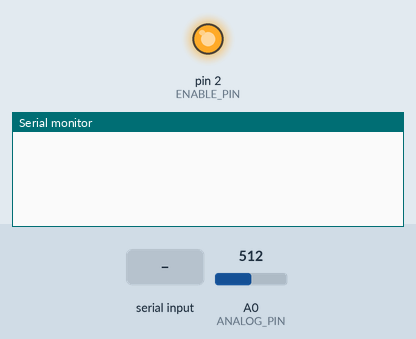
A sketch run on a simulated Arduino Uno, built with avr-gcc and run on an emulated ATmega328P. Shown: output pins drawn as LEDs (lit = HIGH), the last lines printed to the serial monitor. The test bench sets the inputs (shaded band); at power-on: A0 (ANALOG_PIN) = 512. Pins used as bus, display or sensor lines are not drawn.

Above: at 1.2 s.
1.3 s: "Start Calibration\n" received over Serial
At 1.9 s:
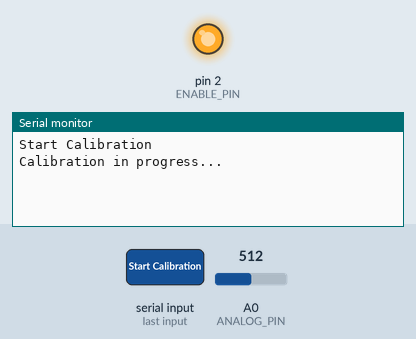
2.8 s: "Begin Game\n" received over Serial
At 5.5 s:
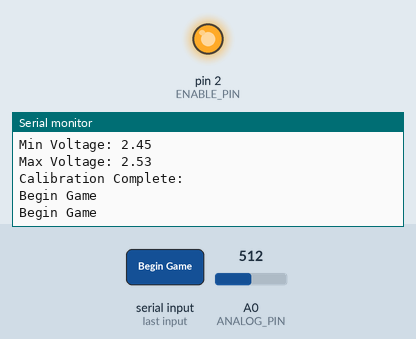
5.8 s: A0 (ANALOG_PIN) set to 542
At 8.4 s:
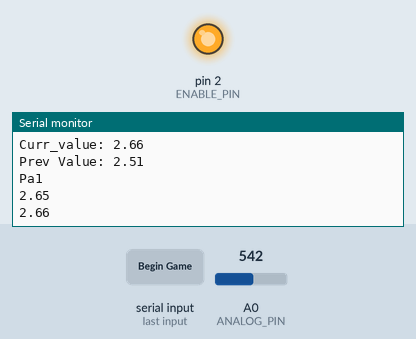
8.8 s: A0 (ANALOG_PIN) set to 511
At 9.7 s:
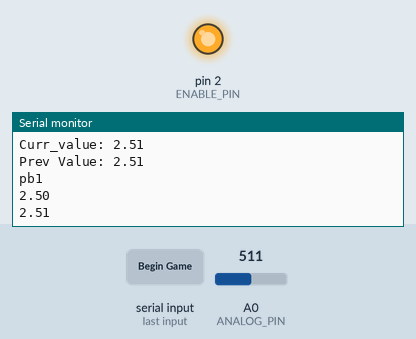
Timing chart, 0 to 11.4 s (numbered marks = the images above; inputs shaded):
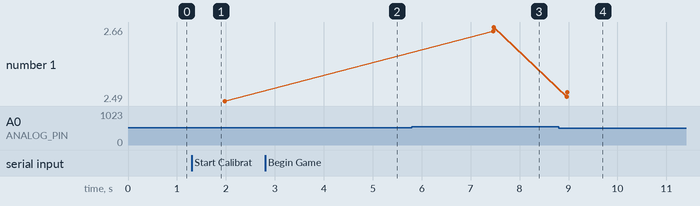

Measured:
- the behaviour switches between 526 and 527 on A0 (ANALOG_PIN) (found by bisection; images 2 and 3)
- after the input at 1.3 s, the serial monitor: prints a new line at once (image 1)
- after the input at 2.8 s, the serial monitor: prints a new line after 0.82 s (image 2)
- after the input at 5.8 s, the serial monitor: prints a new line after 1.6 s (image 3)
- after the input at 8.8 s, the serial monitor: prints a new line after 0.12 s (image 4)
- plotted number 1: 2.49 → 2.66 after the input at 5.8 s

The sketch:

tactile_chess_code.ino
```cpp
#include <stdlib.h>

float MIN_BASE_VOLTAGE;
float MAX_BASE_VOLTAGE;

//Keep track of the pieces min and max voltage range when magnetic field is present over HE sensor
struct PieceVoltage {
  String piece;
  float min_voltage;
  float max_voltage;
};

struct SensorInfo {
  float BASE_VOLTAGE;
  float DELTA;
};

const float DELTA = 0.07;

const char chess_columns[] = {'h', 'g', 'f', 'e', 'd', 'c', 'b', 'a'};
const char chess_rows[] = {'1', '2', '3', '4', '5', '6', '7', '8'};

const int MAX_ENTRIES = 15;
PieceVoltage VOLTAGE_RANGES[MAX_ENTRIES];

SensorInfo SENSOR_BOARD[8][8];

float prevValues[8][8];

const int ENABLE_PIN = 2;
const int ROW_SELECT_0 = 4;
const int ROW_SELECT_1 = 5;
const int ROW_SELECT_2 = 6;
const int COL_SELECT_0 = 8;
const int COL_SELECT_1 = 9;
const int COL_SELECT_2 = 10;
const int ANALOG_PIN = A0;

//String FEN[8][8];

const byte BUFFER_SIZE = 50;
String buffer;
bool scanned = false; //boolean to see if board has been scanned and callibrated
bool calibration_done = false; //boolean to check if board has been calibrated
bool game_started = false; //boolean to check if board has been calibrated


//Function to measure voltage on any given pin
float measure_voltage(int row, int col){
  int colControlPins[] = {COL_SELECT_0, COL_SELECT_1, COL_SELECT_2};
  int rowControlPins[] = {ROW_SELECT_0, ROW_SELECT_1, ROW_SELECT_2};

  int muxChannel[8][3]={
    {0,0,0}, //channel 0
    {1,0,0}, //channel 1
    {0,1,0}, //channel 2
    {1,1,0}, //channel 3
    {0,0,1}, //channel 4
    {1,0,1}, //channel 5
    {0,1,1}, //channel 6
    {1,1,1}, //channel 7
  };

  //loop through the 3 sig
  for(int i = 0; i < 3; i ++){
    digitalWrite(colControlPins[i], muxChannel[col][i]);
    digitalWrite(rowControlPins[i], muxChannel[row][i]);
  }
  //read the value at the Z pin
  int val = analogRead(ANALOG_PIN);

  //return the value
  float voltage = (val * 5.0) / 1024.0;
  return voltage;
}

//Function to find the piece type depending on the voltage read
String find_piece_type(float voltage, int r, int c) {
  for (int i = 0; i < MAX_ENTRIES; i++) {
    float min_voltage = VOLTAGE_RANGES[i].min_voltage;
    float max_voltage = VOLTAGE_RANGES[i].max_voltage;
    SensorInfo HE_sensor = SENSOR_BOARD[r][c];
    if((voltage + HE_sensor.DELTA) >= (min_voltage) && (voltage + HE_sensor.DELTA) <= (max_voltage)){
      return VOLTAGE_RANGES[i].piece;
    }
  }
  return "X";
//  Serial.println("ERROR: No piece found, but voltage change detected");
}

//Function to ensure that the board is calibrated
void calibration_check(){
  Serial.println("Calibration in progress... ");
  scanned = false;
  calibration_done = false;
  game_started = false;
  float min_val = -1;
  float max_val = -1;
  //calibration_check
  if(!scanned){
    for(int r = 0; r < 8; r++){
      for(int c = 0; c < 8; c++){
        float value = measure_voltage(r,c);
        // Serial.println(value);
        if(min_val == -1 || min_val > value){
          min_val = value;
        }
        if(max_val == -1 || max_val < value){
          max_val = value;
        }
        SENSOR_BOARD[r][c] = {2.48, -10.0};
        delay(10);
      }
    }
    scanned = true;
    calibration_done = true;
    //MIN_BASE_VOLTAGE = min_val;
    //MAX_BASE_VOLTAGE = max_val;
//
    MIN_BASE_VOLTAGE = 2.45;
    MAX_BASE_VOLTAGE = 2.53;
    float BASE_VOLT = (MIN_BASE_VOLTAGE + MAX_BASE_VOLTAGE) / 2;
    Serial.println(BASE_VOLT);
    for (int r = 0; r < 8; r++){
      for (int c = 0; c < 8; c++){
        SENSOR_BOARD[r][c] = {SENSOR_BOARD[r][c].BASE_VOLTAGE, (BASE_VOLT - SENSOR_BOARD[r][c].BASE_VOLTAGE)};
        delay(10);
      }
    }
    Serial.print("Min Voltage: ");
    Serial.println(MIN_BASE_VOLTAGE);
    Serial.print("Max Voltage: ");
    Serial.println(MAX_BASE_VOLTAGE);
    Serial.println("Calibration Complete:");
    delay(1000);
  }
}

float find_max_voltage(float voltages[], int num){
  float max_val = -1;
  for(int c = 0; c < num; c++){
    if(max_val == -1 || voltages[c] > max_val){
      max_val = voltages[c];
    }
  }
  return max_val;
}

float find_min_voltage(float voltages[], int num){
  float min_val = -1;
  for(int c = 0; c < num; c++){
    if(min_val == -1 || voltages[c] < min_val){
      min_val = voltages[c];
    }
  }
  return min_val;
}

void set_pawn_values(){
  if(prevValues[1][0] < MIN_BASE_VOLTAGE){
    VOLTAGE_RANGES[0].min_voltage = find_min_voltage(prevValues[1], 8);
    VOLTAGE_RANGES[0].max_voltage = find_max_voltage(prevValues[1], 8);
    VOLTAGE_RANGES[1].min_voltage = find_min_voltage(prevValues[6], 8);
    VOLTAGE_RANGES[1].max_voltage = find_max_voltage(prevValues[6], 8);
  }
  else if(prevValues[1][0] > MAX_BASE_VOLTAGE){
    VOLTAGE_RANGES[0].min_voltage = find_min_voltage(prevValues[6], 8);
    VOLTAGE_RANGES[0].max_voltage = find_max_voltage(prevValues[6], 8);
    VOLTAGE_RANGES[1].min_voltage = find_min_voltage(prevValues[1], 8);
    VOLTAGE_RANGES[1].max_voltage = find_max_voltage(prevValues[1], 8);
  }
}

void set_rook_values(){
  float bottom_row[] = {prevValues[0][0], prevValues[0][7]};
  float top_row[] = {prevValues[7][0], prevValues[7][7]};
  if(prevValues[1][0] < MIN_BASE_VOLTAGE){
    VOLTAGE_RANGES[2].min_voltage = find_min_voltage(bottom_row, 2);
    VOLTAGE_RANGES[2].max_voltage = find_max_voltage(bottom_row, 2);
    VOLTAGE_RANGES[3].min_voltage = find_min_voltage(top_row, 2);
    VOLTAGE_RANGES[3].max_voltage = find_max_voltage(top_row, 2);
  }
  else if(prevValues[1][0] > MAX_BASE_VOLTAGE){
    VOLTAGE_RANGES[2].min_voltage = find_min_voltage(top_row, 2);
    VOLTAGE_RANGES[2].max_voltage = find_max_voltage(top_row, 2);
    VOLTAGE_RANGES[3].min_voltage = find_min_voltage(bottom_row, 2);
    VOLTAGE_RANGES[3].max_voltage = find_max_voltage(bottom_row, 2);
  }
}

void set_knight_values(){
  float bottom_row[] = {prevValues[0][1], prevValues[0][6]};
  float top_row[] = {prevValues[7][1], prevValues[7][6]};
  if(prevValues[1][0] < MIN_BASE_VOLTAGE){
    VOLTAGE_RANGES[4].min_voltage = find_min_voltage(bottom_row, 2);
    VOLTAGE_RANGES[4].max_voltage = find_max_voltage(bottom_row, 2);
    VOLTAGE_RANGES[5].min_voltage = find_min_voltage(top_row, 2);
    VOLTAGE_RANGES[5].max_voltage = find_max_voltage(top_row, 2);
  }
  else if(prevValues[1][0] > MAX_BASE_VOLTAGE){
    VOLTAGE_RANGES[4].min_voltage = find_min_voltage(top_row, 2);
    VOLTAGE_RANGES[4].max_voltage = find_max_voltage(top_row, 2);
    VOLTAGE_RANGES[5].min_voltage = find_min_voltage(bottom_row, 2);
    VOLTAGE_RANGES[5].max_voltage = find_max_voltage(bottom_row, 2);
  }
}


void set_bishop_values(){
  float bottom_row[] = {prevValues[0][2], prevValues[0][5]};
  float top_row[] = {prevValues[7][2], prevValues[7][5]};
  if(prevValues[1][0] < MIN_BASE_VOLTAGE){
    VOLTAGE_RANGES[6].min_voltage = find_min_voltage(bottom_row, 2);
    VOLTAGE_RANGES[6].max_voltage = find_max_voltage(bottom_row, 2);
    VOLTAGE_RANGES[7].min_voltage = find_min_voltage(top_row, 2);
    VOLTAGE_RANGES[7].max_voltage = find_max_voltage(top_row, 2);
  }
  else if(prevValues[1][0] > MAX_BASE_VOLTAGE){
    VOLTAGE_RANGES[6].min_voltage = find_min_voltage(top_row, 2);
    VOLTAGE_RANGES[6].max_voltage = find_max_voltage(top_row, 2);
    VOLTAGE_RANGES[7].min_voltage = find_min_voltage(bottom_row, 2);
    VOLTAGE_RANGES[7].max_voltage = find_max_voltage(bottom_row, 2);
  }
}


void set_chess_board(){
  for(int r = 0; r < 8; r++){
    for(int c = 7; c > -1; c--){
      prevValues[r][c] = (measure_voltage(r,c) + SENSOR_BOARD[r][c].DELTA);
      delay(10);
    }
  }
//
//  set_pawn_values();
//  set_rook_values();
//  set_knight_values();
//  set_bishop_values();
//
  for(int r = 0; r < 8; r++){
    for(int c = 7; c > -1; c--){
      //FEN[r][c] = find_piece_type(prevValues[r][c], r, c);
      delay(10);
    }
  }
  //set_king_queen_values();
}

void print_matrix(String matrix[][8]){
  for (int i = 7; i > -1; i--) {
    for (int j = 7; j > -1; j--) {
      Serial.print(matrix[i][j]);
      Serial.print("\t");
    }
    Serial.println();
  }
}

void print_float_matrix(float matrix[][8]){
  for (int i = 7; i > -1; i--) {
    for (int j = 7; j > -1; j--) {
      Serial.print(matrix[i][j]);
      Serial.print("\t");
    }
    Serial.println();
  }
}

void polarity_detection(){
  for(int r = 0; r < 8; r++){
    for(int c = 7; c > -1; c--){
      float curr_value = (measure_voltage(r,c) + SENSOR_BOARD[r][c].DELTA);

      if(abs(curr_value - prevValues[r][c]) >= DELTA){
        delay(1500);
        curr_value = (measure_voltage(r,c) + SENSOR_BOARD[r][c].DELTA);
        String piece = "p";
        Serial.print("Curr_value: ");
        Serial.println(curr_value);
        Serial.print("Prev Value: ");
        Serial.println(prevValues[r][c]);
        if((curr_value >= MIN_BASE_VOLTAGE && curr_value <= MAX_BASE_VOLTAGE) && (prevValues[r][c] < MIN_BASE_VOLTAGE || prevValues[r][c] > MAX_BASE_VOLTAGE)){
          if(prevValues[r][c] > MAX_BASE_VOLTAGE){
            piece = "P";
          }
        }
        else if((prevValues[r][c] >= MIN_BASE_VOLTAGE && prevValues[r][c] <= MAX_BASE_VOLTAGE) && (curr_value < MIN_BASE_VOLTAGE || curr_value > MAX_BASE_VOLTAGE)){

          if(curr_value > MAX_BASE_VOLTAGE){
            piece = "P";
          }
        }
        Serial.print(piece);
        Serial.print(chess_columns[c]);
        Serial.println(chess_rows[r]);
        float real_voltage = measure_voltage(r, c);
        Serial.println(real_voltage);
        Serial.println(real_voltage + SENSOR_BOARD[r][c].DELTA);
        prevValues[r][c] = (real_voltage + SENSOR_BOARD[r][c].DELTA);
        //FEN[r][c] = find_piece_type(prevValues[r][c], r, c);
        //print_float_matrix(prevValues);
        //print_matrix(FEN);
      }
    }
  }
}

//void piece_detection(){
//  //Loop through and read all 8 values
//  for(int r = 0; r < 8; r++){
//    for(int c = 7; c > -1; c--){
//      float curr_value = measure_voltage(r,c);
//
//      if(abs(curr_value - prevValues[r][c] >= DELTA)){
//        delay(2000);
//        //STABILIZING LOGIC
//          // float lastValue = -1;
//          // int counter = 0;
//          // bool found = false;
//          // while(true){
//          //   value = readMux(r,c);
//          //   if(lastValue == -1 || lastValue == value)
//          //     counter++;
//          //     if(counter == 4){
//          //       found = true;
//          //       break;
//          //     }
//          //     lastValue = value;
//          //   }
//          //   break;
//          // }
//
//        float stab_val = measure_voltage(r,c);
//        String moved_piece = find_piece_type(stab_val, r, c);
//        if((prevValues[r][c] != stab_val) && (FEN[r][c] != moved_piece)){
//          Serial.println("Change detected...");
//          Serial.print("Value Before Checking = ");
//          Serial.println(curr_value);
//          Serial.print("Previous Value = ");
//          Serial.println(prevValues[r][c]);
//          Serial.print("Current value = ");
//          Serial.println(stab_val);
//          Serial.print("Previous Piece = ");
//          Serial.println(FEN[r][c]);
//          Serial.print("Current Piece (BC) = ");
//          Serial.println(moved_piece);
//          if(FEN[r][c] != "X" && moved_piece == "X"){
//            moved_piece = FEN[r][c];
//          }
//          Serial.print("Current Piece = ");
//          Serial.println(moved_piece);
//          prevValues[r][c] = stab_val;
//          FEN[r][c] = moved_piece;
//          // String piece = find_piece_type(value, r, c);
//          Serial.print("Piece information: ");
//          Serial.print(moved_piece);
//          Serial.print(chess_columns[c]);
//          Serial.println(chess_rows[r]);
//          print_matrix(FEN);
//        }
//      }
//    }
//  }
//}

void setup() {
  //MUX Pins
  pinMode(ENABLE_PIN, OUTPUT);
  pinMode(COL_SELECT_2, OUTPUT);
  pinMode(ROW_SELECT_0, OUTPUT);
  pinMode(ROW_SELECT_1, OUTPUT);
  pinMode(ROW_SELECT_2, OUTPUT);
  pinMode(COL_SELECT_0, OUTPUT);
  pinMode(COL_SELECT_1, OUTPUT);
  pinMode(ANALOG_PIN, INPUT); //Define Analog Pin
  Serial.begin(9600); // Initialize serial communication
  // Keep digital pin 7 always high
  digitalWrite(ENABLE_PIN, HIGH);

  MIN_BASE_VOLTAGE = -0.1f;
  MAX_BASE_VOLTAGE = -0.1f;

  //Add voltage range for each unique piece
  //TODO: MAKE THE VALUES THE DIFFERENCE INSTEAD? NOT SURE
  VOLTAGE_RANGES[0] = {"p", 2.13, 2.25};
  VOLTAGE_RANGES[2] = {"r", 2.04, 2.12};
  VOLTAGE_RANGES[4] = {"n", 1.82, 1.94};
  VOLTAGE_RANGES[6] = {"b", 1.94, 2.04};
  VOLTAGE_RANGES[8] = {"q", 1.74, 1.82};
  VOLTAGE_RANGES[10] = {"k", 1.50, 1.65};

  VOLTAGE_RANGES[1] = {"P", 2.70, 2.85};
  VOLTAGE_RANGES[3] = {"R", 2.87, 3.02};
  VOLTAGE_RANGES[5] = {"N", 3.02, 3.14};
  VOLTAGE_RANGES[7] = {"B", 3.15, 3.27};
  VOLTAGE_RANGES[9] = {"Q", 3.27, 3.39};
  VOLTAGE_RANGES[11] = {"K", 3.43, 3.53};

  for(int i = 0; i<8; i++){
    for(int k = 0;  k<8;k++){
      prevValues[i][k] = -1;
    }
  }

  Serial.flush();
}

void loop() {
  buffer = Serial.readStringUntil('\n'); //Sends 'Start Calibration' message over
  Serial.println(buffer);
  if(buffer == "Start Calibration"){
    calibration_check();
    //calibration_done = true;
  }
  //TODO: ADD LOGIC TO WAIT FOR PIECES TO BE PLACED ON THE BOAR
  if(buffer == "Begin Game" && (true || calibration_done) && !game_started){
    set_chess_board();
    game_started = true;
    Serial.println("Begin Game");
  }

  //piece_detection
  else if (game_started){
    //If game has started then mux logic should constantly run and check for change in voltages
    //piece_detection();
    polarity_detection();
    delay(5);
  }
  Serial.flush();
}
```
